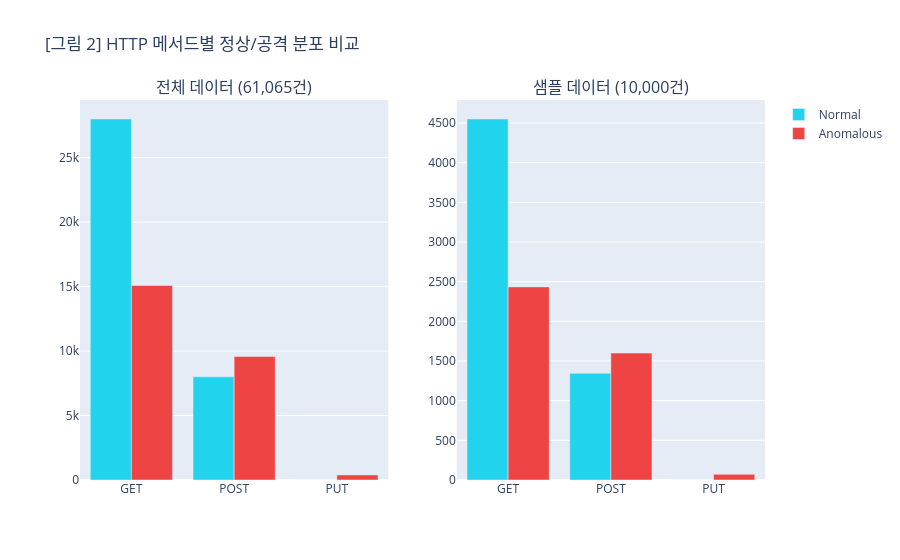

Source (notebook cell):
### Markdown cell above
### 3.2 HTTP 메서드 분포 비교

HTTP 메서드(GET / POST / PUT)의 비율이 샘플에서도 동일하게 유지되는지 확인한다. [그림 2]는 두 데이터셋의 메서드별 정상/공격 분포를 보여준다.

### Code cell
# [그림 2] HTTP 메서드 분포 비교 — 전체 vs 샘플
fig = make_subplots(rows=1, cols=2,
    subplot_titles=["전체 데이터 (61,065건)", "샘플 데이터 (10,000건)"])

for col, (df_target, label) in enumerate(
    [(df_full, "전체"), (df_sample, "샘플")], start=1
):
    cross = pd.crosstab(df_target["method"], df_target["label"]).reset_index()
    for lbl, color in [("Normal", "#22d3ee"), ("Anomalous", "#ef4444")]:
        if lbl in cross.columns:
            fig.add_trace(go.Bar(
                name=lbl, x=cross["method"], y=cross[lbl],
                marker_color=color, showlegend=(col == 1)
            ), row=1, col=col)

fig.update_layout(title_text="[그림 2] HTTP 메서드별 정상/공격 분포 비교",
                  barmode="group")
fig.show()

# 메서드별 공격 비율 비교 표
rows = []
for method in ["GET", "POST", "PUT"]:
    for name, df_t in [("전체", df_full), ("샘플", df_sample)]:
        sub = df_t[df_t["method"] == method]
        if len(sub) == 0: continue
        ratio = sub["is_attack"].mean() * 100
        rows.append({"메서드": method, "데이터": name,
                     "전체 건수": len(sub),
                     "공격 비율(%)": round(ratio, 1)})
pd.DataFrame(rows).set_index(["메서드", "데이터"])

### Figure 1 — Plotly figure (JSON) as saved in the notebook; plotly's stock layout.template omitted (floating-point values rounded to 4 significant figures)
{"data": [{"marker": {"color": "#22d3ee"}, "name": "Normal", "showlegend": true, "type": "bar", "x": ["GET", "POST", "PUT"], "xaxis": "x", "y": [28000, 8000, 0], "yaxis": "y"}, {"marker": {"color": "#ef4444"}, "name": "Anomalous", "showlegend": true, "type": "bar", "x": ["GET", "POST", "PUT"], "xaxis": "x", "y": [15088, 9580, 397], "yaxis": "y"}, {"marker": {"color": "#22d3ee"}, "name": "Normal", "showlegend": false, "type": "bar", "x": ["GET", "POST", "PUT"], "xaxis": "x2", "y": [4550, 1345, 0], "yaxis": "y2"}, {"marker": {"color": "#ef4444"}, "name": "Anomalous", "showlegend": false, "type": "bar", "x": ["GET", "POST", "PUT"], "xaxis": "x2", "y": [2434, 1600, 71], "yaxis": "y2"}], "layout": {"annotations": [{"font": {"size": 16}, "showarrow": false, "text": "전체 데이터 (61,065건)", "x": 0.225, "xanchor": "center", "xref": "paper", "y": 1, "yanchor": "bottom", "yref": "paper"}, {"font": {"size": 16}, "showarrow": false, "text": "샘플 데이터 (10,000건)", "x": 0.775, "xanchor": "center", "xref": "paper", "y": 1, "yanchor": "bottom", "yref": "paper"}], "barmode": "group", "title": {"text": "[그림 2] HTTP 메서드별 정상/공격 분포 비교"}, "xaxis": {"anchor": "y", "domain": [0, 0.45]}, "xaxis2": {"anchor": "y2", "domain": [0.55, 1]}, "yaxis": {"anchor": "x", "domain": [0, 1]}, "yaxis2": {"anchor": "x2", "domain": [0, 1]}}}
